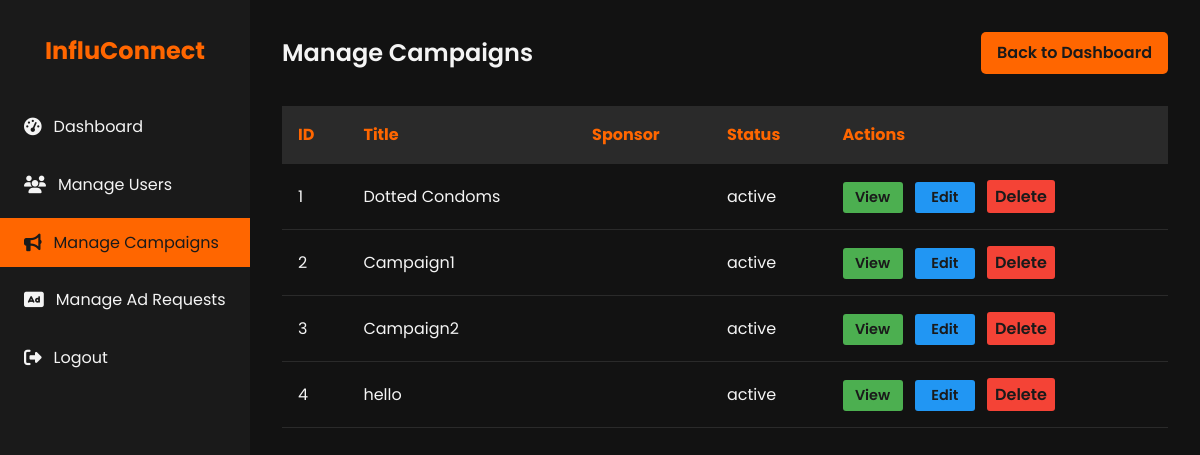
Before: /admin/campaigns (signed in) with the older database file.
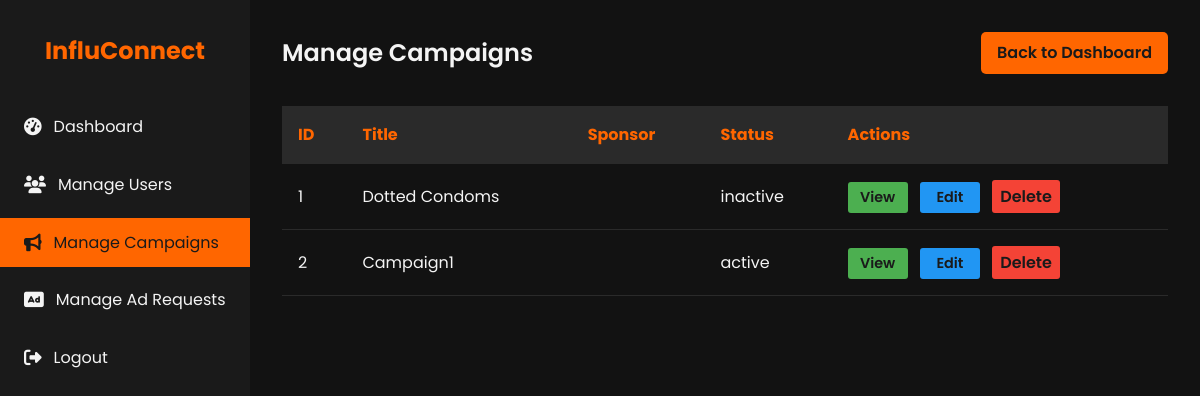
After: the same page with the newer database file.
### models.py (models this page shows, shortened)
class Campaign(db.Model):
    id = db.Column(db.Integer, primary_key=True)
    sponsor_id = db.Column(db.Integer, db.ForeignKey('sponsor.id'), nullable=False)
    title = db.Column(db.String(120), nullable=False)
    description = db.Column(db.Text)
    budget = db.Column(db.Float)
    category = db.Column(db.String(120))
    status = db.Column(db.String(50), nullable=False)  # active, completed, flagged
    start_date = db.Column(db.DateTime)
    end_date = db.Column(db.DateTime)
    is_public = db.Column(db.Boolean, default=True)
    sponsor = db.relationship('Sponsor', backref=db.backref('campaigns', lazy=True))

### app.py (the view)
    @app.route('/admin/campaigns')
    @login_required
    @admin_required
    def admin_campaigns():
        campaigns = Campaign.query.all()
        return render_template('admin_campaigns.html', campaigns=campaigns)

### templates/admin_campaigns.html (shortened to what this page needs)
<!DOCTYPE html>
<html lang="en">
<head>
    <link rel="stylesheet" href="https://cdnjs.cloudflare.com/ajax/libs/font-awesome/6.1.1/css/all.min.css">
</head>
<body>
    <div class="dashboard">
        <aside class="sidebar">
            <div class="logo">
                <h1>InfluConnect</h1>
            </div>
            <nav>
                <ul class="nav-menu">
                    <li class="nav-item">
                        <a href="{{ url_for('admin_dashboard') }}" class="nav-link">
                            <i class="fas fa-tachometer-alt"></i> Dashboard
                        </a>
                    </li>
                    <li class="nav-item">
                        <a href="{{ url_for('admin_users') }}" class="nav-link">
                            <i class="fas fa-users"></i> Manage Users
                        </a>
                    </li>
                    <li class="nav-item">
                        <a href="{{ url_for('admin_campaigns') }}" class="nav-link active">
                            <i class="fas fa-bullhorn"></i> Manage Campaigns
                        </a>
                    </li>
                    <li class="nav-item">
                        <a href="{{ url_for('admin_ad_requests') }}" class="nav-link">
                            <i class="fas fa-ad"></i> Manage Ad Requests
                        </a>
                    </li>
                    <li class="nav-item">
                        <a href="{{ url_for('logout') }}" class="nav-link">
                            <i class="fas fa-sign-out-alt"></i> Logout
                        </a>
                    </li>
                </ul>
            </nav>
        </aside>
        <main class="main-content">
            <header class="header">
                <h1 class="welcome-text">Manage Campaigns</h1>
                <a href="{{ url_for('admin_dashboard') }}" class="btn">Back to Dashboard</a>
            </header>
            <table class="campaign-table">
                <thead>
                    <tr>
                        <th>ID</th>
                        <th>Title</th>
                        <th>Sponsor</th>
                        <th>Status</th>
                        <th>Actions</th>
                    </tr>
                </thead>
                <tbody>
                    {% for campaign in campaigns %}
                    <tr>
                        <td>{{ campaign.id }}</td>
                        <td>{{ campaign.title }}</td>
                        <td>{{ campaign.sponsor.username }}</td>
                        <td>{{ campaign.status }}</td>
                        <td>
                            <a href="{{ url_for('admin_campaign_detail', campaign_id=campaign.id) }}" class="btn action-btn view-btn">View</a>
                            <a href="{{ url_for('admin_campaign_edit', campaign_id=campaign.id) }}" class="btn action-btn edit-btn">Edit</a>
                            <form action="{{ url_for('admin_campaign_delete', campaign_id=campaign.id) }}" method="post" style="display:inline;">
                                <button type="submit" class="btn action-btn delete-btn" onclick="return confirm('Are you sure you want to delete this campaign?');">Delete</button>
                            </form>
                        </td>
                    </tr>
                    {% endfor %}
                </tbody>
            </table>
        </main>
    </div>
</body>
</html>

Changed rows visible on the page:
removed Campaign: id "3", title "Campaign2", status "active"
removed Campaign: id "4", title "hello", status "active"
changed Campaign "Dotted Condoms": status "active" → "inactive"
